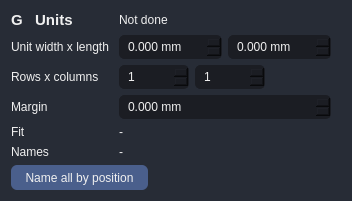
<widget class="QFrame" name="frame_g"><property name="frameShape"><enum>QFrame::StyledPanel</enum></property><property name="styleSheet"><string notr="true">QFrame{background-color:#272c36; border-radius:12px;}QLabel{color:#F0F0F0;}QCheckBox{color:#F0F0F0;}QCheckBox::indicator:checked{background-color:#5F8FCB; border:3px solid #9DB8E0;}QSpinBox, QDoubleSpinBox, QComboBox{background-color:rgb(27,29,35); color:#F0F0F0; border:1px solid rgb(27,29,35); border-radius:5px; padding-left:6px; min-height:22px;}QListWidget{background-color:rgb(27,29,35); color:#F0F0F0; border-radius:5px;}QToolButton{background-color:#4A5F8C; color:#F0F0F0; border-radius:6px; padding:4px 10px;}QToolButton:hover{background-color:#5F8FCB;}QToolButton:pressed{border:1px solid #FFE723;}QToolButton:checked{background-color:#5F8FCB; border:1px solid #FFE723;}QToolButton:disabled{color:#6e6e6e; background-color:#444444;}</string></property><layout class="QGridLayout" name="gl_g"><property name="horizontalSpacing"><number>10</number></property><property name="verticalSpacing"><number>6</number></property><item row="0" column="0"><widget class="QLabel" name="label_gTitle"><property name="text"><string>G   Units</string></property><property name="font"><font><pointsize>11</pointsize><weight>75</weight><bold>true</bold></font></property><property name="textInteractionFlags"><set>Qt::LinksAccessibleByMouse|Qt::TextSelectableByMouse</set></property></widget></item><item row="0" column="1" colspan="2"><widget class="QLabel" name="label_gState"><property name="text"><string>Not done</string></property><property name="wordWrap"><bool>true</bool></property><property name="textInteractionFlags"><set>Qt::LinksAccessibleByMouse|Qt::TextSelectableByMouse</set></property></widget></item><item row="1" column="0"><widget class="QLabel" name="label_gRow1"><property name="text"><string>Unit width x length</string></property><property name="textInteractionFlags"><set>Qt::LinksAccessibleByMouse|Qt::TextSelectableByMouse</set></property></widget></item><item row="1" column="1"><layout class="QHBoxLayout" name="hl_gSize"><property name="spacing"><number>6</number></property><item><widget class="QDoubleSpinBox" name="dspin_gWidth"><property name="decimals"><number>3</number></property><property name="minimum"><double>0</double></property><property name="maximum"><double>1000</double></property><property name="singleStep"><double>0.5</double></property><property name="keyboardTracking"><bool>false</bool></property><property name="minimumSize"><size><width>80</width><height>0</height></size></property><property name="suffix"><string> mm</string></property></widget></item><item><widget class="QDoubleSpinBox" name="dspin_gLength"><property name="decimals"><number>3</number></property><property name="minimum"><double>0</double></property><property name="maximum"><double>1000</double></property><property name="singleStep"><double>0.5</double></property><property name="keyboardTracking"><bool>false</bool></property><property name="minimumSize"><size><width>80</width><height>0</height></size></property><property name="suffix"><string> mm</string></property></widget></item></layout></item><item row="2" column="0"><widget class="QLabel" name="label_gRow2"><property name="text"><string>Rows x columns</string></property><property name="textInteractionFlags"><set>Qt::LinksAccessibleByMouse|Qt::TextSelectableByMouse</set></property></widget></item><item row="2" column="1"><layout class="QHBoxLayout" name="hl_gGrid"><property name="spacing"><number>6</number></property><item><widget class="QSpinBox" name="spin_gRows"><property name="minimum"><number>1</number></property><property name="maximum"><number>50</number></property><property name="keyboardTracking"><bool>false</bool></property><property name="minimumSize"><size><width>70</width><height>0</height></size></property></widget></item><item><widget class="QSpinBox" name="spin_gCols"><property name="minimum"><number>1</number></property><property name="maximum"><number>50</number></property><property name="keyboardTracking"><bool>false</bool></property><property name="minimumSize"><size><width>70</width><height>0</height></size></property></widget></item><item><spacer name="hs_hl_gGrid"><property name="orientation"><enum>Qt::Horizontal</enum></property><property name="sizeHint" stdset="0"><size><width>40</width><height>20</height></size></property></spacer></item></layout></item><item row="3" column="0"><widget class="QLabel" name="label_gRow3"><property name="text"><string>Margin</string></property><property name="textInteractionFlags"><set>Qt::LinksAccessibleByMouse|Qt::TextSelectableByMouse</set></property></widget></item><item row="3" column="1"><widget class="QDoubleSpinBox" name="dspin_gMargin"><property name="decimals"><number>3</number></property><property name="minimum"><double>0</double></property><property name="maximum"><double>100</double></property><property name="singleStep"><double>0.1</double></property><property name="keyboardTracking"><bool>false</bool></property><property name="minimumSize"><size><width>80</width><height>0</height></size></property><property name="suffix"><string> mm</string></property></widget></item><item row="4" column="0"><widget class="QLabel" name="label_gRow4"><property name="text"><string>Fit</string></property><property name="textInteractionFlags"><set>Qt::LinksAccessibleByMouse|Qt::TextSelectableByMouse</set></property></widget></item><item row="4" column="1"><widget class="QLabel" name="label_gFit"><property name="text"><string>-</string></property><property name="wordWrap"><bool>true</bool></property><property name="textInteractionFlags"><set>Qt::LinksAccessibleByMouse|Qt::TextSelectableByMouse</set></property></widget></item><item row="5" column="0"><widget class="QLabel" name="label_gRow5"><property name="text"><string>Names</string></property><property name="textInteractionFlags"><set>Qt::LinksAccessibleByMouse|Qt::TextSelectableByMouse</set></property></widget></item><item row="5" column="1"><widget class="QLabel" name="label_gNames"><property name="text"><string>-</string></property><property name="wordWrap"><bool>true</bool></property><property name="textInteractionFlags"><set>Qt::LinksAccessibleByMouse|Qt::TextSelectableByMouse</set></property></widget></item><item row="6" column="0" colspan="3"><layout class="QHBoxLayout" name="hl_gButtons"><property name="spacing"><number>6</number></property><item><widget class="QToolButton" name="toolButton_gNameAll"><property name="text"><string>Name all by position</string></property><property name="toolTip"><string>Rename every slot (S1, S2...) and unit (X1Y1...) by its position. Custom names are lost.</string></property></widget></item><item><spacer name="hs_hl_gButtons"><property name="orientation"><enum>Qt::Horizontal</enum></property><property name="sizeHint" stdset="0"><size><width>40</width><height>20</height></size></property></spacer></item></layout></item></layout></widget>
